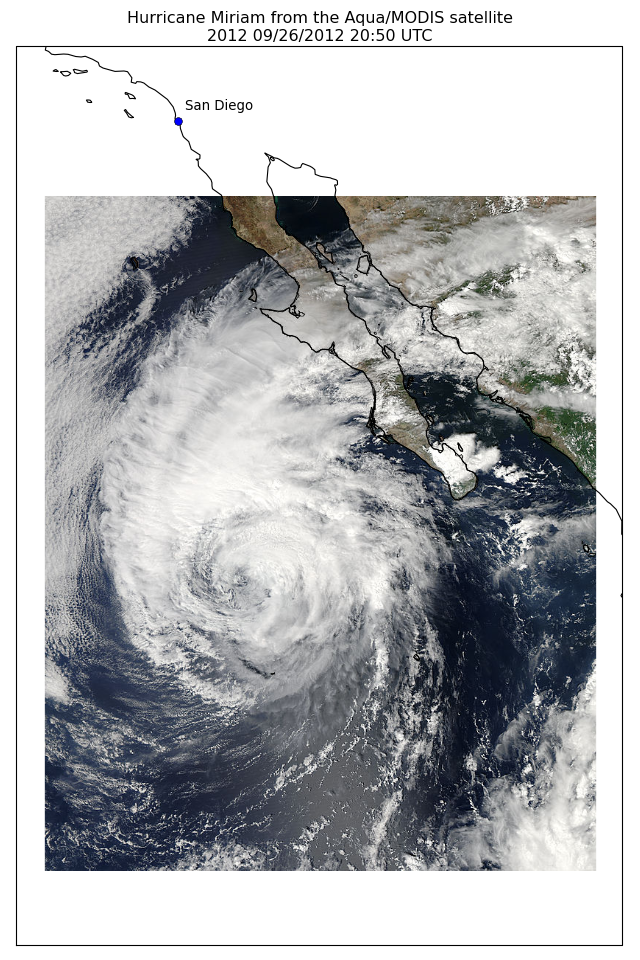

This chart was generated by the following Python code:
import os
import matplotlib.pyplot as plt

from cartopy import config
import cartopy.crs as ccrs


fig = plt.figure(figsize=(8, 12))

# get the path of the file. It can be found in the repo data directory.
fname = os.path.join(config["repo_data_dir"],
                     'raster', 'sample', 'Miriam.A2012270.2050.2km.jpg'
                     )
img_extent = (-120.67660000000001, -106.32104523100001, 13.2301484511245, 30.766899999999502)
img = plt.imread(fname)

ax = plt.axes(projection=ccrs.PlateCarree())
plt.title('Hurricane Miriam from the Aqua/MODIS satellite\n'
          '2012 09/26/2012 20:50 UTC')

# set a margin around the data
ax.set_xmargin(0.05)
ax.set_ymargin(0.10)

# add the image. Because this image was a tif, the "origin" of the image is in the
# upper left corner
ax.imshow(img, origin='upper', extent=img_extent, transform=ccrs.PlateCarree())
ax.coastlines(resolution='50m', color='black', linewidth=1)

# mark a known place to help us geo-locate ourselves
ax.plot(-117.1625, 32.715, 'bo', markersize=7)
ax.text(-117, 33, 'San Diego')

plt.show()
